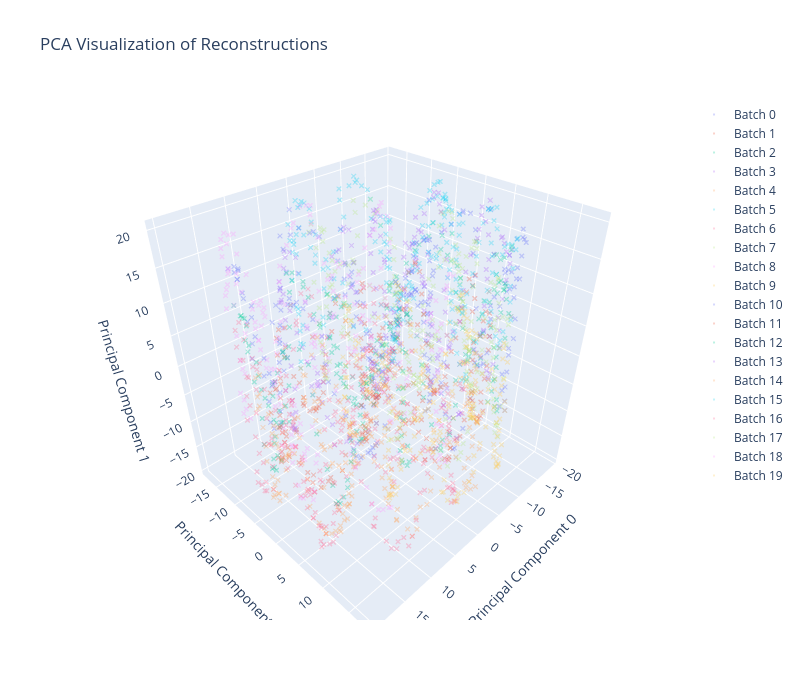

Notebook code for this chart:
### Code cell
from sklearn.decomposition import PCA
import plotly.graph_objects as go
import numpy as np

reconstructions = batched_acts[3]

pca = PCA()
output_pca = pca.fit_transform(reconstructions.detach().cpu().numpy())

# Create single 3D plot
fig = go.Figure()

for a in range(20):
    fig.add_trace(
        go.Scatter3d(
            x=output_pca[:, 2][a*113:a*113+113],
            y=output_pca[:, 5][a*113:a*113+113],
            z=output_pca[:, 1][a*113:a*113+113],
            mode='markers',
            marker=dict(
                size=2,
                colorscale='viridis',
                opacity=0.3,
                symbol='x'
            ),
            name=f'Batch {a}'
        )
    )

# Update scene properties
fig.update_layout(
    scene=dict(
        xaxis_title="Principal Component 0",
        yaxis_title="Principal Component 3",
        zaxis_title="Principal Component 1"
    ),
    title="PCA Visualization of Reconstructions",
    width=800,
    height=700
)

fig.show()
